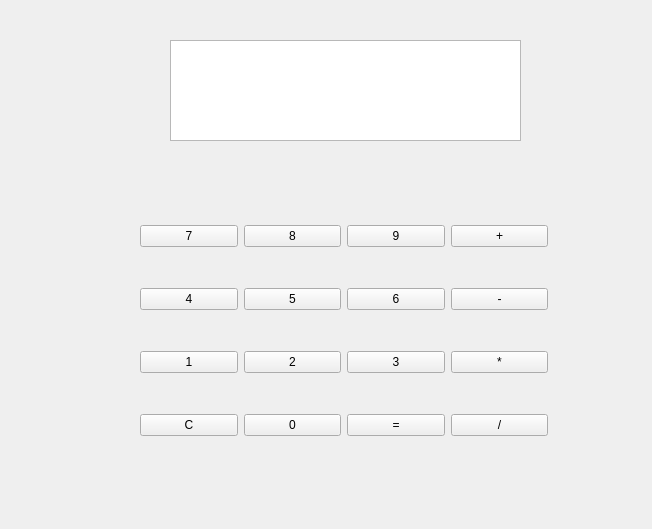
<?xml version="1.0" encoding="UTF-8"?>
<ui version="4.0">
 <class>MainWindow</class>
 <widget class="QMainWindow" name="MainWindow">
  <property name="geometry">
   <rect>
    <x>0</x>
    <y>0</y>
    <width>652</width>
    <height>529</height>
   </rect>
  </property>
  <property name="windowTitle">
   <string>MainWindow</string>
  </property>
  <widget class="QWidget" name="centralwidget">
   <widget class="QWidget" name="gridLayoutWidget">
    <property name="geometry">
     <rect>
      <x>140</x>
      <y>190</y>
      <width>408</width>
      <height>281</height>
     </rect>
    </property>
    <layout class="QGridLayout" name="gridLayout">
     <item row="0" column="2">
      <widget class="QPushButton" name="but_9">
       <property name="text">
        <string>9</string>
       </property>
      </widget>
     </item>
     <item row="2" column="2">
      <widget class="QPushButton" name="but_3">
       <property name="text">
        <string>3</string>
       </property>
      </widget>
     </item>
     <item row="3" column="0">
      <widget class="QPushButton" name="but_c">
       <property name="text">
        <string>С</string>
       </property>
      </widget>
     </item>
     <item row="2" column="1">
      <widget class="QPushButton" name="but_2">
       <property name="text">
        <string>2</string>
       </property>
      </widget>
     </item>
     <item row="3" column="2">
      <widget class="QPushButton" name="but_e">
       <property name="text">
        <string>=</string>
       </property>
      </widget>
     </item>
     <item row="1" column="1">
      <widget class="QPushButton" name="but_5">
       <property name="text">
        <string>5</string>
       </property>
      </widget>
     </item>
     <item row="2" column="0">
      <widget class="QPushButton" name="but_1">
       <property name="text">
        <string>1</string>
       </property>
      </widget>
     </item>
     <item row="0" column="0">
      <widget class="QPushButton" name="but_7">
       <property name="text">
        <string>7</string>
       </property>
      </widget>
     </item>
     <item row="3" column="1">
      <widget class="QPushButton" name="but_0">
       <property name="text">
        <string>0</string>
       </property>
      </widget>
     </item>
     <item row="1" column="0">
      <widget class="QPushButton" name="but_4">
       <property name="text">
        <string>4</string>
       </property>
      </widget>
     </item>
     <item row="0" column="1">
      <widget class="QPushButton" name="but_8">
       <property name="text">
        <string>8</string>
       </property>
      </widget>
     </item>
     <item row="1" column="2">
      <widget class="QPushButton" name="but_6">
       <property name="text">
        <string>6</string>
       </property>
      </widget>
     </item>
     <item row="0" column="3">
      <widget class="QPushButton" name="but_a">
       <property name="text">
        <string>+</string>
       </property>
      </widget>
     </item>
     <item row="1" column="3">
      <widget class="QPushButton" name="but_s">
       <property name="text">
        <string>-</string>
       </property>
      </widget>
     </item>
     <item row="2" column="3">
      <widget class="QPushButton" name="but_m">
       <property name="text">
        <string>*</string>
       </property>
      </widget>
     </item>
     <item row="3" column="3">
      <widget class="QPushButton" name="but_d">
       <property name="enabled">
        <bool>true</bool>
       </property>
       <property name="text">
        <string>/</string>
       </property>
      </widget>
     </item>
    </layout>
   </widget>
   <widget class="QTextBrowser" name="screen">
    <property name="geometry">
     <rect>
      <x>170</x>
      <y>40</y>
      <width>351</width>
      <height>101</height>
     </rect>
    </property>
   </widget>
  </widget>
 </widget>
 <resources/>
 <connections/>
</ui>
